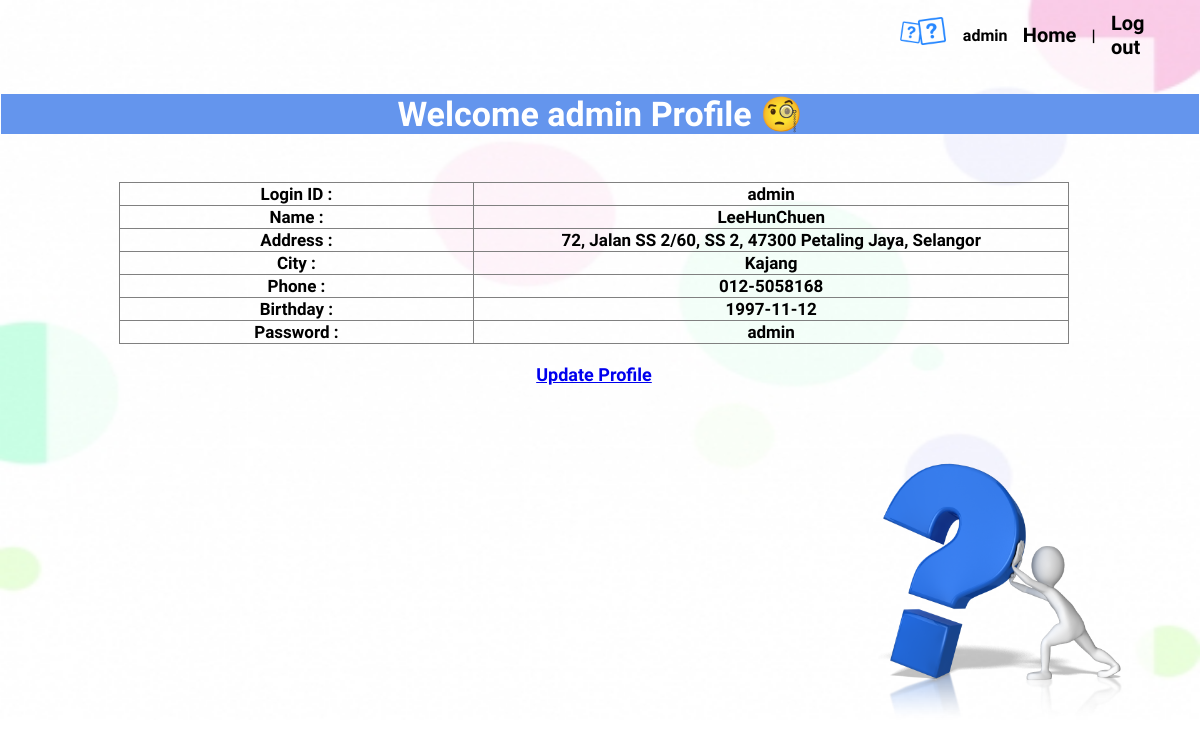
The app's page /userUpdateProfile.php (signed in) with its own data.
### tables this page shows
CREATE TABLE `quizregisterpage` (
  `id` int(6) UNSIGNED NOT NULL,
  `loginid` varchar(30) NOT NULL,
  `username` varchar(30) NOT NULL,
  `user_type` varchar(300) NOT NULL,
  `address` varchar(300) NOT NULL,
  `city` varchar(30) NOT NULL,
  `phone` varchar(30) NOT NULL,
  `email` varchar(30) NOT NULL,
  `birthday` varchar(50) DEFAULT NULL,
  `password` varchar(100) DEFAULT NULL,
  `confrimpassword` varchar(100) DEFAULT NULL
);

### userUpdateProfile.php (the view, shortened to what this page needs)
<!DOCTYPE html>
<html>
<head>
</head>
<body>
<?php include"menu.php";?>
<?php
include"database.php";
$user_check=$_SESSION['loginid'];
$ses_sql=mysqli_query($con,"select loginid,id from quizregisterpage where loginid='$user_check'");
$row=mysqli_fetch_array($ses_sql,MYSQLI_ASSOC);
$loggedin_session=$row['loginid'];
$loggedin_id=$row['id'];
?>
<center>
	<div class="move">
	<table style="width:100%" align="center">
	<tr><th><h1 style="background-color:#6495ED; color:white;">Welcome <?php echo $loggedin_session; ?> Profile 🧐</h1></th></tr>
	</table>
<div class="all-Table table-striped">
<table border="1px solid black" width="80%" >
<?php
	$result=mysqli_query($con,"SELECT * FROM quizregisterpage WHERE id = $loggedin_id");
	while($row=mysqli_fetch_array($result)){
		echo"<tr><td width=100>Login ID :</td><td width=170>" .$row['loginid']."</td></tr>";
		echo"<tr><td>Name :</td><td width=170>" .$row['username']."</font></td></tr>";
		echo"<tr><td>Address :</td><td width=170>" .$row['address']."</font></td></tr>";
		echo"<tr><td>City :</td><td width=170>" .$row['city']."</font></td></tr>";
		echo"<tr><td>Phone :</td><td width=170>" .$row['phone']."</font></td></tr>";
		echo"<tr><td>Birthday :</td><td width=170>" .$row['birthday']."</font></td></tr>";
		echo"<tr><td>Password :</td><td width=170>" .$row['password']."</font></td></tr>";
		echo"<table><br><tr><td><a href='userUpdateProfile1.php?loginid'><font size='4px'>Update Profile</font></a></td></tr></table>";
	}
?>
</table>
</div>
</center>
<div class="pmove">
<img src="images/question.png" width="250" height="270">
</div>
</body>
</html>

### userUpdateProfile.php (style rules this page uses)
body { margin:0; font-family: 'Yeseva One', cursive; }
html { background-repeat: no-repeat; background-size: 100% 100%; height:720px; background-image:url("images/background1.jpg"); }
table,td,th { border-collapse: collapse; text-align: center; font-size: 17px; }
.all-Table { position: absolute; padding-top: 2%; width: 99%; }
.move { padding-top: 70px; }
.pmove { position:absolute; top: 56%; right: 6%; }

### menu.php (style rules this page uses)
* { font-family: 'Merienda One', cursive; font-weight: bold; }

### records on screen
quizregisterpage: loginid "admin", username "LeeHunChuen", address "72, Jalan SS 2/60, SS 2, 47300 Petaling Jaya, Selangor", city "Kajang", phone "012-5058168", birthday "1997-11-12", password "admin"

### other values on screen
$_SESSION['loginid'] "admin"
